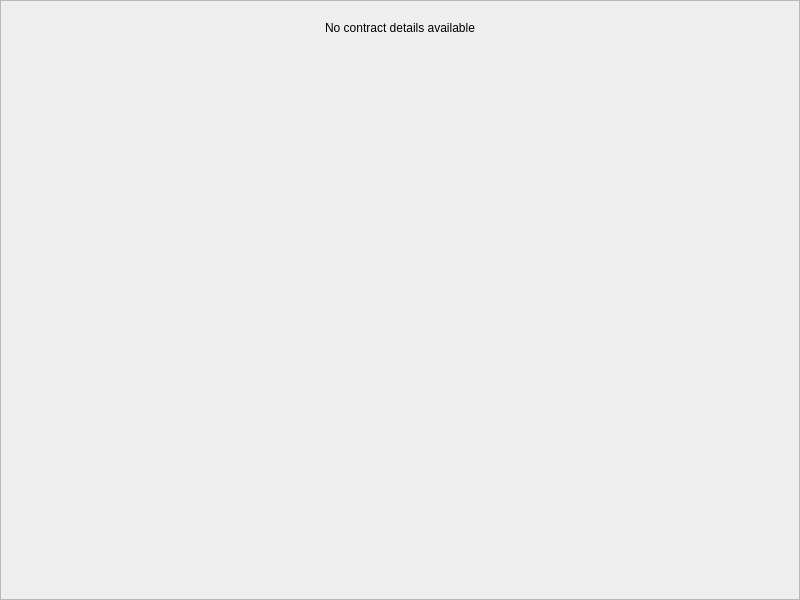
<?xml version="1.0" encoding="UTF-8"?>
<ui version="4.0">
 <class>Form</class>
 <widget class="QWidget" name="Form">
  <property name="geometry">
   <rect>
    <x>0</x>
    <y>0</y>
    <width>800</width>
    <height>600</height>
   </rect>
  </property>
  <property name="windowTitle">
   <string>Info</string>
  </property>
  <layout class="QVBoxLayout" name="mainLayout">
   <property name="leftMargin">
    <number>0</number>
   </property>
   <property name="topMargin">
    <number>0</number>
   </property>
   <property name="rightMargin">
    <number>0</number>
   </property>
   <property name="bottomMargin">
    <number>0</number>
   </property>
   <item>
    <widget class="QScrollArea" name="scrollArea">
     <property name="widgetResizable">
      <bool>true</bool>
     </property>
     <widget class="QWidget" name="scrollAreaWidgetContents">
      <layout class="QVBoxLayout" name="contentLayout">
       <property name="spacing">
        <number>15</number>
       </property>
       <property name="leftMargin">
        <number>20</number>
       </property>
       <property name="topMargin">
        <number>20</number>
       </property>
       <property name="rightMargin">
        <number>20</number>
       </property>
       <property name="bottomMargin">
        <number>20</number>
       </property>
       <item>
        <widget class="QLabel" name="noDataLabel">
         <property name="text">
          <string>No contract details available</string>
         </property>
         <property name="alignment">
          <set>Qt::AlignCenter</set>
         </property>
        </widget>
       </item>
       <item>
        <spacer name="verticalSpacer">
         <property name="orientation">
          <enum>Qt::Vertical</enum>
         </property>
         <property name="sizeHint" stdset="0">
          <size>
           <width>20</width>
           <height>40</height>
          </size>
         </property>
        </spacer>
       </item>
      </layout>
     </widget>
    </widget>
   </item>
  </layout>
 </widget>
 <resources/>
 <connections/>
</ui>
